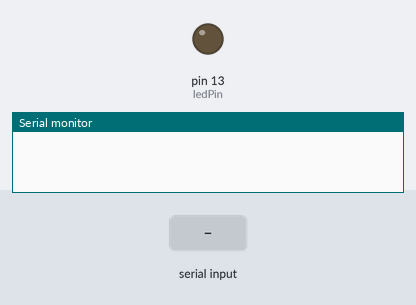
A sketch run on a simulated Arduino Uno, built with avr-gcc and run on an emulated ATmega328P. Shown: output pins drawn as LEDs (lit = HIGH), the last lines printed to the serial monitor. Dashed ring = blinking. The test bench sets the inputs (shaded band). Random numbers use the default seed unless the sketch sets one.

Above: at 1.2 s.
1.3 s: "90,45\n" received over Serial
At 1.7 s:
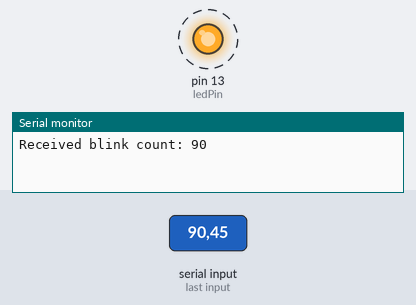
Timing chart, 0 to 10.3 s (numbered marks = the images above; inputs shaded):
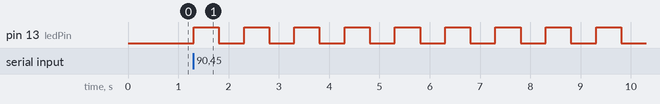

Measured:
- after the input at 1.3 s, pin 13 (ledPin): alternates HIGH for 0.50 s and LOW for 0.50 s, starting at once

The sketch:

Arduin_IDE.ino
```cpp
const int ledPin = 13;  // LED connected to pin 13
int blinkCount = 1;  // Default number of blinks

void setup() {
    pinMode(ledPin, OUTPUT);
    Serial.begin(9600);
}

void loop() {
    if (Serial.available() > 0) {
        String inputString = Serial.readStringUntil('\n'); // Read input
        blinkCount = inputString.toInt();  // Convert to integer

        // Send acknowledgment to Python
        Serial.print("Received blink count: ");
        Serial.println(blinkCount);

        // Blink LED
        for (int i = 0; i < blinkCount; i++) {
            digitalWrite(ledPin, HIGH);
            delay(500);  // LED ON for 500ms
            digitalWrite(ledPin, LOW);
            delay(500);  // LED OFF for 500ms
        }

        // Generate random wait time (between 1 to 5 seconds)
        int waitTime = random(1, 6);
        Serial.print("Wait time: ");
        Serial.println(waitTime);

        delay(waitTime * 1000);  // Delay before accepting new command
    }
}
```
